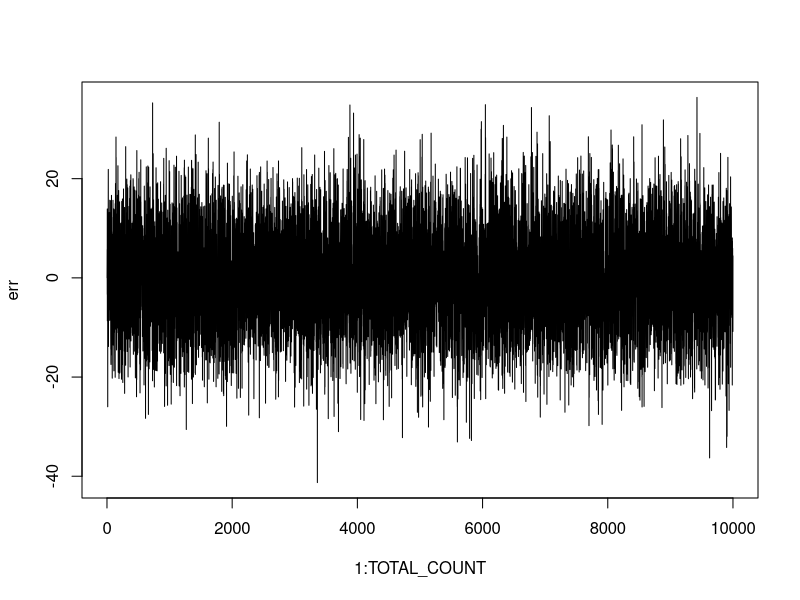
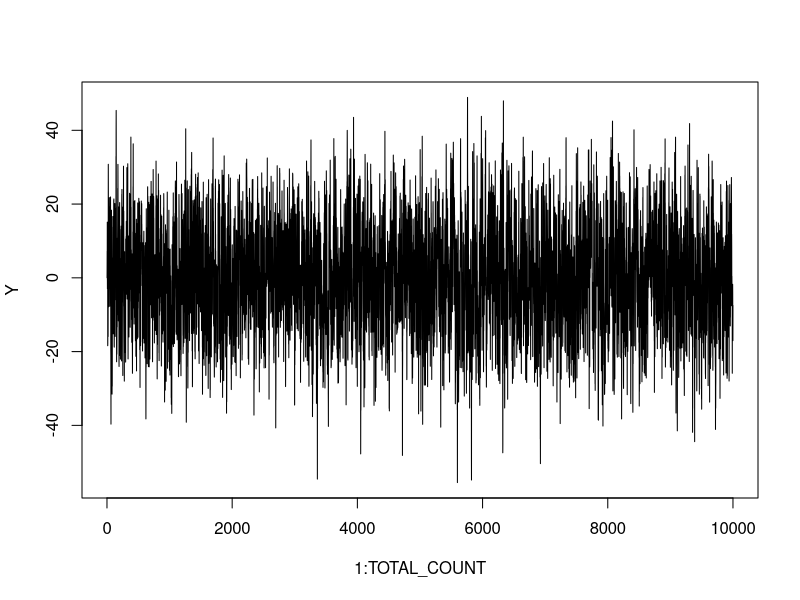
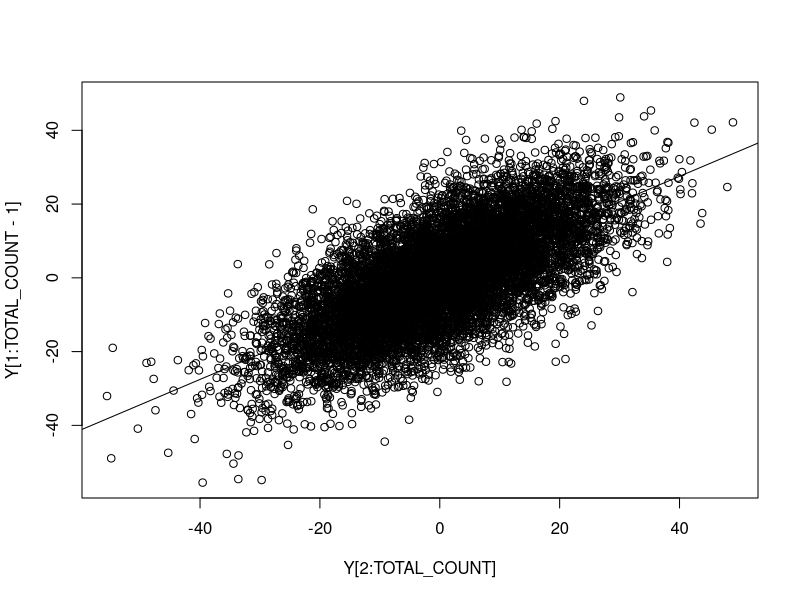
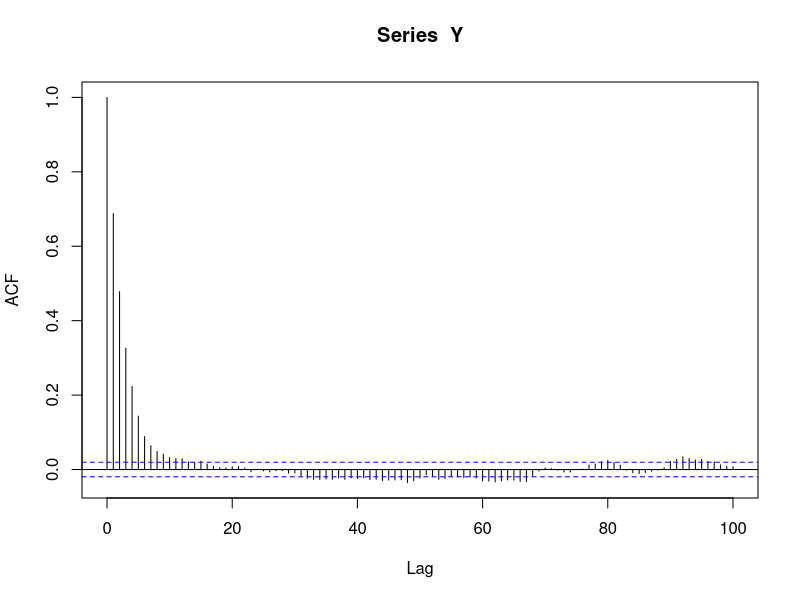

Reproduce these figures in R, in order.
#This project implements a random simulated AR(1) data
#AR(1): Y[t] = beta0 + beta1Y[t_1] + err[t]

set.seed(99)  #Used for Random Number Generation
              #99 is my lucky number
TOTAL_COUNT <- 10000     #Number of simulated trials
beta0    <- 0
beta1    <- 0.7  #Note: beta1 between -1 and 1
err_mean <- 0    #For generating White Noise (WN)
err_sd   <- 10   #For generating WN
Y        <- rep(NA, TOTAL_COUNT)  #Univariate RV
err      <- rep(NA, TOTAL_COUNT)  #White Noise RV
Y[1]     <- beta0   #initialise 1st term
err[1]   <- 0       #initialise 1st term

#Simulate random values
for(t in 2:TOTAL_COUNT) {
  err[t] <- rnorm(n = TOTAL_COUNT, mean = err_mean, sd = err_sd)
  Y[t]   <- beta0 + (beta1*Y[t-1]) + err[t]
}

#View(Y)
#View(err)
#summary(err)
plot(1:TOTAL_COUNT, err, "l")   #Plot simulated WN
plot(1:TOTAL_COUNT, Y, "l")     #Plot simulated Univariate

#Plot 1st order Lag Scatterplot
plot(x = Y[2:TOTAL_COUNT], y = Y[1:TOTAL_COUNT-1])
abline(lm(Y[2:(TOTAL_COUNT)] ~ Y[1:(TOTAL_COUNT-1)]))

MAX_LAG = 100
#Plot ACF for first 100 lags
acf(Y, type = "correlation", lag.max = MAX_LAG)

#Note: Observations that for AR(1), 
#The AR(1) ACF = beta1 power k
#The ACF thus decays with k
